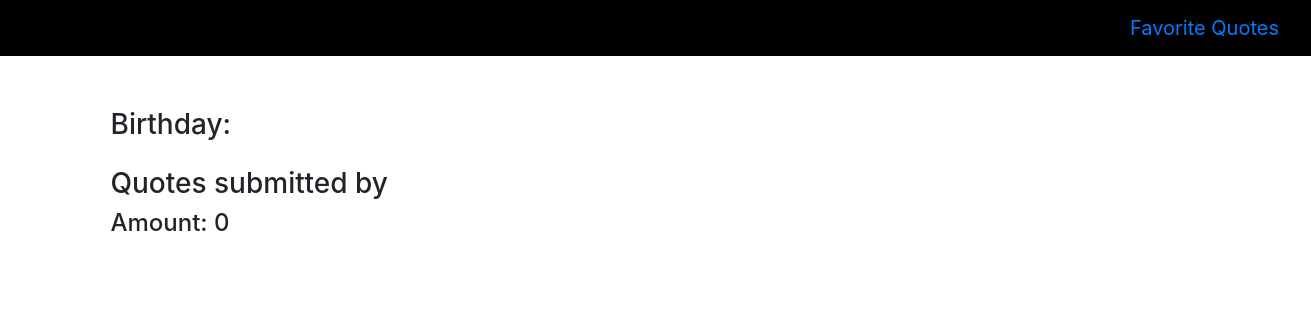
The app's page /quotes/users/5, older data.
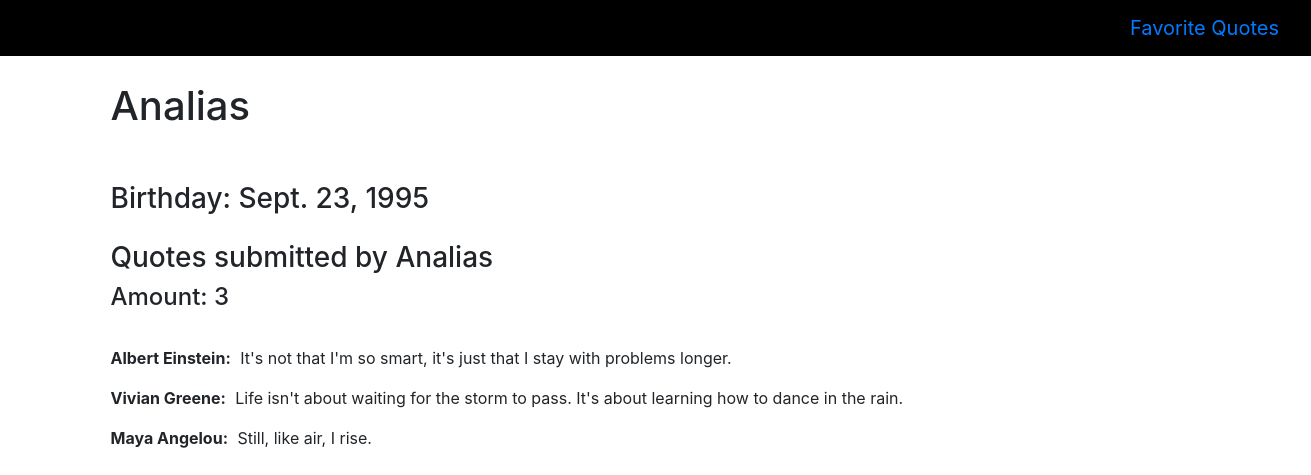
The same page, newer data.
### belt_app/models.py (models this page shows)
class User(models.Model):
	name = models.CharField(max_length = 255)
	alias= models.CharField(max_length = 255)
	email = models.CharField(max_length = 255)
	password = models.CharField(max_length = 255)
	birthday = models.DateField('birthday')
	created_at = models.DateTimeField(auto_now_add = True)
	updated_at = models.DateTimeField(auto_now = True)
	objects = UserManager()

class Quote(models.Model):
	author = models.CharField(max_length = 255)
	content = models.TextField()
	favorite = models.ManyToManyField(User, related_name = "fav_quotes")
	user = models.ForeignKey(User, related_name = "quotes")
	created_at = models.DateTimeField(auto_now_add = True)
	updated_at = models.DateTimeField(auto_now = True)
	objects = QuoteManager()

### belt_app/views.py (the view)
# urls.py: url(r'^quotes/users/(?P<id>\d+)$', views.showUser),
def showUser(request, id):
	user = User.objects.filter(id = id).first()
	quotes = Quote.objects.filter(user = user)
	count = len(quotes)
	context = {
	"user" :user,
	"quotes" :quotes,
	"count": count
	}
	return render (request, 'profile.html', context)

### belt_app/templates/profile.html (shortened to what this page needs)
<!DOCTYPE html>
<html>
	<head>
		<link rel="stylesheet" href="https://maxcdn.bootstrapcdn.com/bootstrap/4.0.0-alpha.6/css/bootstrap.min.css">
			{% load staticfiles %}
		<link rel="stylesheet" type="text/css" href="{% static 'css/style.css' %}">
	</head>
	<body>
		<nav class="navbar navbar-toggleable-md navbar-inverse">
		  	<button class="navbar-toggler navbar-toggler-right" type="button" data-toggle="collapse" data-target="#navbarNav" aria-controls="navbarNav" aria-expanded="false" aria-label="Toggle navigation">
		   		<span class="navbar-toggler-icon"></span>
		  	</button>
			<a class="navbar-brand" href="#">Favorite Quotes</a>
		</nav>
		<div class="row">
			<div class="col-md-12 offset-md-1">
				<h1 class="heading">{{user.alias}}</h1>
			</div>
		</div>
		<div class="row">
			<div class="col-md-12 offset-md-1">
				<h3 class="heading">Birthday: {{user.birthday}}</h3>
			</div>
		</div>
		<div class="row">
			<div class="col-md-4 offset-md-1">
				<h3>Quotes submitted by {{user.alias}}</h3>
			</div>
		</div>
		<div class="row">
			<div class="col-md-2 offset-md-1">
				<h4>Amount: {{count}}</h4>
			</div>
		</div>
		<div class="row heading">
			<div class="col-md-12 offset-md-1">
				{% for quote in quotes %}
				<div>
					<p><span class="quote-author">{{quote.author}}:</span> {{quote.content}}</p>
				</div>
				{% endfor %}
			</div>
		</div>
	</body>
</html>

### belt_app/static/css/style.css (style rules this page uses)
.row { margin-right: 0; }
.navbar.navbar-inverse { background-color: #000000; }
.heading { margin-top: 2%; margin-bottom: 2%; }
.quote-author { font-weight: bold; margin-right: 5px; }

Row changes from the older to the newer data that the page shows:
added User: alias "Analias", birthday "Sept. 23, 1995"
added Quote: author "Albert Einstein", content "It's not that I'm so smart, it's just that I stay with problems longer."
added Quote: author "Vivian Greene", content "Life isn't about waiting for the storm to pass. It's about learning how to dance in the rain."
added Quote: author "Maya Angelou", content "Still, like air, I rise."
Text that changed along with them:
{{ count }}: "0" → "3"
